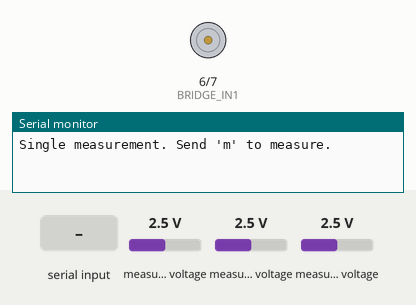
This sketch was run on a simulated Arduino Mega 2560, built with avr-gcc and run on an emulated ATmega2560. On the bench: motor-driver pin pairs drawn as motors (green arrow = first pin HIGH = forward, orange = second pin HIGH = backward, longer = more drive), the last lines printed to the serial monitor. The inputs (shaded band) are chosen by the test bench; at power-on: measured voltage 2.5 V.

Above: at 1.2 s.
1.3 s: "m" received over Serial
At 1.61 s:
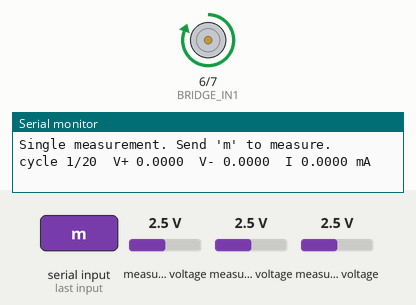
At 1.99 s:
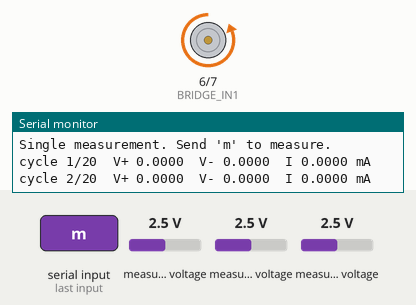
Timing chart, 0 to 7.8 s (numbered marks = the images above; inputs shaded):
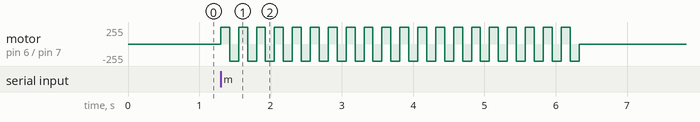

The sketch:

05_single_measurement.ino
```cpp
// 05: Single measurement
// Verifies: the whole signal chain, end to end, against a known resistor.
// On the 100 ohm bench target this build reported 98.56 ohm (1.4% error).
//
// The measurement: N_STACK polarity cycles. Each cycle reads the amp
// output and the shunt current in BOTH polarities. Differencing the two
// half-cycles cancels any steady offset (amplifier offset, mid-rail
// error, electrode self-potential) exactly, while the real signal flips
// sign with the current and therefore doubles. Stacking averages random
// noise down by ~sqrt(N): at N = 20, bench readings went from ~0.2 ohm
// of wander to stable in the second decimal place.
//
// Send 'm' on the serial monitor to run one stacked measurement.

#include <Wire.h>
#include <Adafruit_ADS1X15.h>

const int BRIDGE_IN1 = 6;
const int BRIDGE_IN2 = 7;

const int MUX_C1[4] = {22, 24, 26, 28};
const int MUX_C2[4] = {30, 32, 34, 36};
const int MUX_P1[4] = {38, 40, 42, 44};
const int MUX_P2[4] = {46, 48, 50, 52};

// Mux channels the target is wired to. Change to match your wiring;
// avoid channels your sketch-03 scan found dead.
const int C1_CHANNEL = 1;
const int C2_CHANNEL = 2;
const int P1_CHANNEL = 3;
const int P2_CHANNEL = 4;

const int N_STACK = 20;
const int SETTLE_MS = 100;         // half-cycle ~150 ms including the read
const float SHUNT_OHMS = 1000.0;

// Amplifier gain, MEASURED during calibration, not the trimmer's nominal
// setting: (3.5483 - 0.8205) / 0.0358 = 76 on this build. Re-derive yours
// per docs/calibration.md; this number is wrong for any other unit.
const float AMP_GAIN = 76.0;

Adafruit_ADS1115 ads;

void setMux(const int pins[4], int channel) {
  for (int b = 0; b < 4; b++) {
    digitalWrite(pins[b], (channel >> b) & 1);
  }
}

void bridgeForward() {
  digitalWrite(BRIDGE_IN1, HIGH);
  digitalWrite(BRIDGE_IN2, LOW);
}

void bridgeReverse() {
  digitalWrite(BRIDGE_IN1, LOW);
  digitalWrite(BRIDGE_IN2, HIGH);
}

// Both inputs LOW between measurements: no drive, which limits electrode
// polarisation (see docs/field-procedure.md).
void bridgePark() {
  digitalWrite(BRIDGE_IN1, LOW);
  digitalWrite(BRIDGE_IN2, LOW);
}

float readAmpVolts() {
  return ads.computeVolts(ads.readADC_SingleEnded(0));
}

float readShuntAmps() {
  return fabs(ads.computeVolts(ads.readADC_Differential_2_3())) / SHUNT_OHMS;
}

void measure() {
  // Accumulators MUST be initialised to zero. Uninitialised floats in C++
  // contain garbage, and garbage accumulated over 20 cycles looks like a
  // plausible measurement. This bug happened.
  float vSum = 0.0;
  float iSum = 0.0;

  for (int n = 1; n <= N_STACK; n++) {
    bridgeForward();
    delay(SETTLE_MS);
    float vPlus = readAmpVolts();
    float iPlus = readShuntAmps();

    bridgeReverse();
    delay(SETTLE_MS);
    float vMinus = readAmpVolts();
    float iMinus = readShuntAmps();

    vSum += (vPlus - vMinus);        // offset cancels; signal doubles
    iSum += (iPlus + iMinus) * 0.5;  // shunt read in both polarities, magnitudes averaged

    Serial.print("cycle ");
    Serial.print(n);
    Serial.print("/");
    Serial.print(N_STACK);
    Serial.print("  V+ ");
    Serial.print(vPlus, 4);
    Serial.print("  V- ");
    Serial.print(vMinus, 4);
    Serial.print("  I ");
    Serial.print((iPlus + iMinus) * 0.5 * 1000.0, 4);
    Serial.println(" mA");
  }

  bridgePark();

  // (vPlus - vMinus) spans twice the signal amplitude, so divide by
  // 2 * gain to recover the actual differential across P1-P2.
  float vMN  = (vSum / N_STACK) / (2.0 * AMP_GAIN);
  float iAvg = iSum / N_STACK;
  float r    = vMN / iAvg;

  Serial.println("---");
  Serial.print("V(P1-P2) = ");
  Serial.print(vMN * 1000.0, 3);
  Serial.println(" mV");
  Serial.print("I        = ");
  Serial.print(iAvg * 1000.0, 4);
  Serial.println(" mA");
  Serial.print("R        = ");
  Serial.print(r, 2);
  Serial.println(" ohm");
  Serial.println("Send 'm' for another measurement.");
}

void setup() {
  pinMode(BRIDGE_IN1, OUTPUT);
  pinMode(BRIDGE_IN2, OUTPUT);
  bridgePark();
  for (int b = 0; b < 4; b++) {
    pinMode(MUX_C1[b], OUTPUT);
    pinMode(MUX_C2[b], OUTPUT);
    pinMode(MUX_P1[b], OUTPUT);
    pinMode(MUX_P2[b], OUTPUT);
  }
  setMux(MUX_C1, C1_CHANNEL);
  setMux(MUX_C2, C2_CHANNEL);
  setMux(MUX_P1, P1_CHANNEL);
  setMux(MUX_P2, P2_CHANNEL);

  Serial.begin(9600);
  while (!Serial) {}
  if (!ads.begin(0x48)) {
    Serial.println("ADS1115 not found at 0x48. Go back to sketch 00.");
    while (true) {}
  }
  ads.setGain(GAIN_TWOTHIRDS);
  Serial.println("Single measurement. Send 'm' to measure.");
}

void loop() {
  if (Serial.available() && Serial.read() == 'm') {
    measure();
  }
}
```

Measured:
- after the input at 1.3 s, motor on pin 6 (BRIDGE_IN1) / pin 7 (BRIDGE_IN2): stopped → forward 255/255 at once, then repeats every 0.25 s: backward 255/255 0.13 s, forward 255/255 0.12 s, until it stays stopped from 6.3 s
